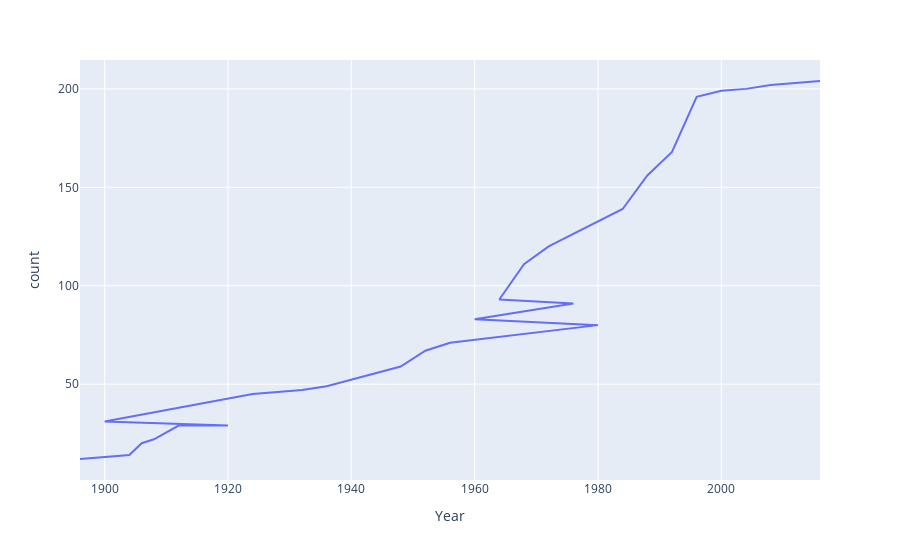

The notebook cell saved with this chart:
### Code cell
fig = px.line(nations_over_time,x='Year',y='count')
fig.show()

### Figure 1 — Plotly figure (JSON) as saved in the notebook; plotly's stock layout.template omitted (floating-point values rounded to 4 significant figures)
{"data": [{"hovertemplate": "Year=%{x}<br>count=%{y}<extra></extra>", "legendgroup": "", "line": {"color": "#636efa", "dash": "solid"}, "marker": {"symbol": "circle"}, "mode": "lines", "name": "", "orientation": "v", "showlegend": false, "type": "scatter", "x": [1896, 1904, 1906, 1908, 1912, 1920, 1900, 1924, 1928, 1932, 1936, 1948, 1952, 1956, 1980, 1960, 1976, 1964, 1968, 1972, 1984, 1988, 1992, 1996, 2000, 2004, 2008, 2012, 2016], "xaxis": "x", "y": [12, 14, 20, 22, 29, 29, 31, 45, 46, 47, 49, 59, 67, 71, 80, 83, 91, 93, 111, 120, 139, 156, 168, 196, 199, 200, 202, 203, 204], "yaxis": "y"}], "layout": {"legend": {"tracegroupgap": 0}, "margin": {"t": 60}, "xaxis": {"anchor": "y", "domain": [0, 1], "title": {"text": "Year"}}, "yaxis": {"anchor": "x", "domain": [0, 1], "title": {"text": "count"}}}}
